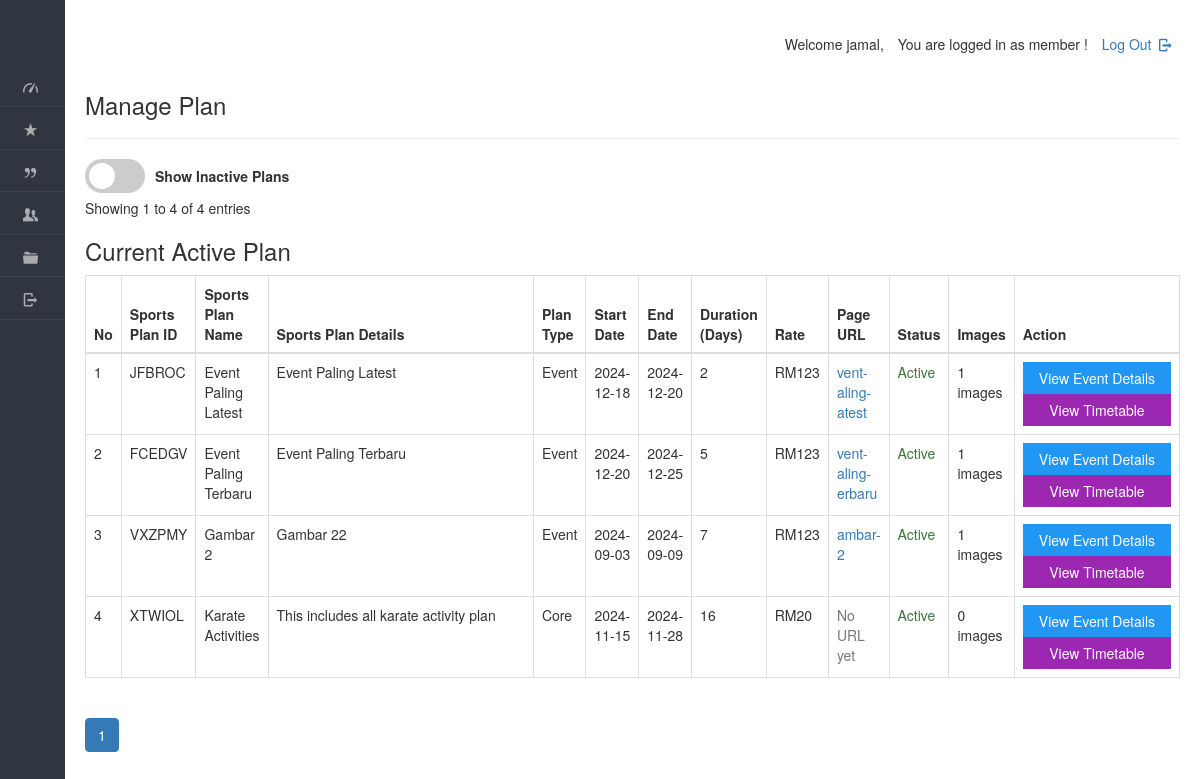
The app's page /dashboard/coach/view_plan.php (signed in), older data.
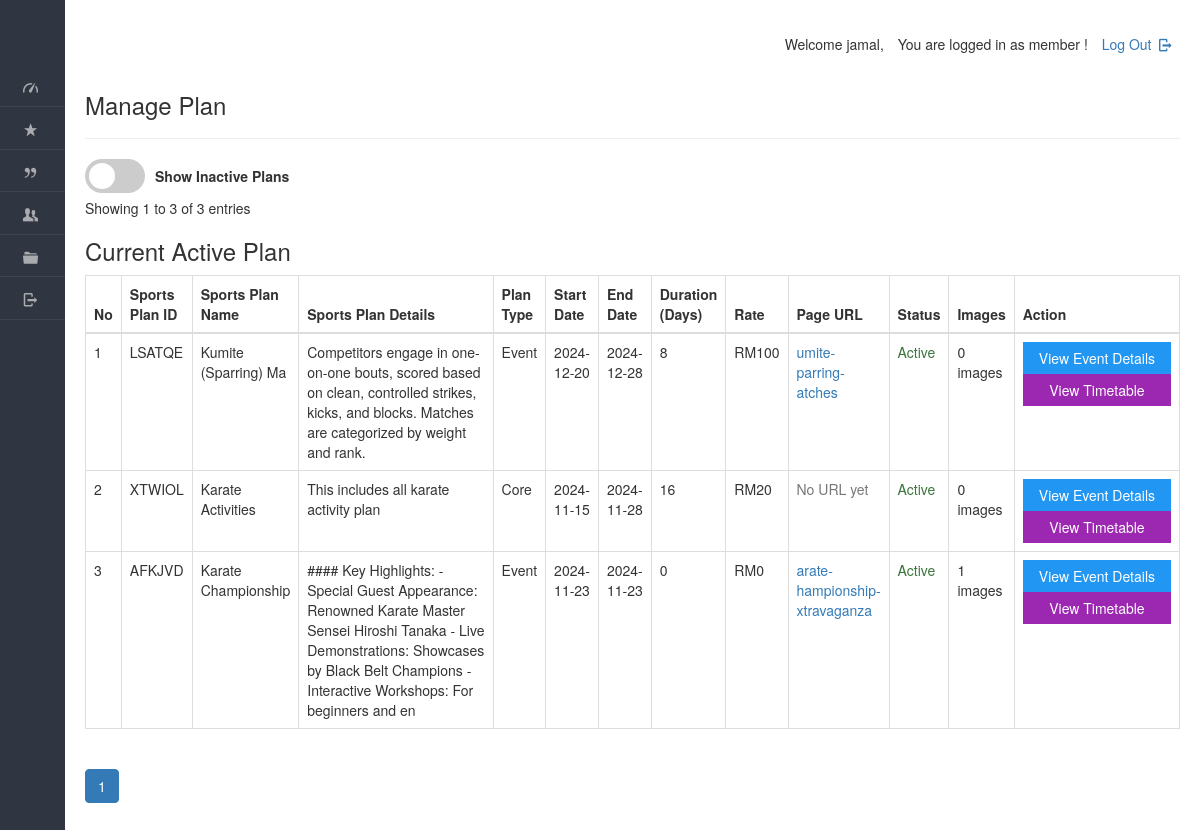
The same page, newer data.
### tables this page shows
CREATE TABLE IF NOT EXISTS `plan` (
  `planid` varchar(8) NOT NULL,
  `tid` varchar(45) DEFAULT NULL,
  `planName` varchar(20) NOT NULL,
  `description` varchar(200) NOT NULL,
  `planType` varchar(50) NOT NULL,
  `startDate` varchar(50) NOT NULL,
  `endDate` varchar(50) NOT NULL,
  `duration` int NOT NULL,
  `validity` varchar(20) NOT NULL DEFAULT 'Lifetime',
  `amount` int DEFAULT '0',
  `active` varchar(255) NOT NULL,
  PRIMARY KEY (`planid`),
  KEY `idx_plan_name` (`planName`),
  KEY `idx_plan_type` (`planType`),
  KEY `idx_description` (`description`),
  KEY `idx_active` (`active`)
);

### dashboard/coach/view_plan.php (the view, shortened to what this page needs)
<!DOCTYPE html>
<html lang="en">
<head>
    <link rel="stylesheet" href="../../css/style.css"  id="style-resource-5">
    <link rel="stylesheet" href="../../css/dashMain.css">
    <link rel="stylesheet" type="text/css" href="../../css/entypo.css">
	<link href="a1style.css" rel="stylesheet" type="text/css">
	<link rel="stylesheet" href="https://maxcdn.bootstrapcdn.com/bootstrap/3.4.1/css/bootstrap.min.css">
	<link rel="stylesheet" href="../../css/dashboard/sidebar.css">
</head>
     <body class="page-body  page-fade" onload="collapseSidebar()">
    	<div class="page-container sidebar-collapsed" id="navbarcollapse">
		<div class="sidebar-menu">
			<header class="logo-env">
			</header>
    		<?php include('nav.php'); ?>
    	</div>
    		<div class="main-content">
				<div class="row">
					<div class="col-md-6 col-sm-8 clearfix">
					</div>
					<div class="col-md-6 col-sm-4 clearfix hidden-xs">
						<ul class="list-inline links-list pull-right">
							<li>
								<a href="logout.php">
									Log Out <i class="entypo-logout right"></i>
								</a>
							</li>
						</ul>
					</div>
				</div>
		<h3>Manage Plan</h3>
		<hr />
<?php
$records_per_page = 10;
$page = isset($_GET['page']) ? (int)$_GET['page'] : 1;
$offset = ($page - 1) * $records_per_page;
$search_term = isset($_GET['search']) ? mysqli_real_escape_string($con, $_GET['search']) : '';
$search_column = isset($_GET['search_column']) ? $_GET['search_column'] : 'planName';
$show_inactive = isset($_GET['show_inactive']) ? $_GET['show_inactive'] : 'no';
$count_query = "SELECT COUNT(DISTINCT p.planid) as total FROM plan p ";
$where_conditions = [];
if ($show_inactive !== 'yes') {
    $where_conditions[] = "p.active='yes'";
}
if (!empty($where_conditions)) {
    $where_clause = "WHERE " . implode(' AND ', $where_conditions);
    $count_query .= $where_clause;
}
$total_records_result = mysqli_query($con, $count_query);
$total_records = mysqli_fetch_assoc($total_records_result)['total'];
$total_pages = ceil($total_records / $records_per_page);
?>
<?php
$show_inactive = isset($_GET['show_inactive']) ? $_GET['show_inactive'] : 'no';
$query = "SELECT DISTINCT p.planid, p.planName, p.description, p.planType, p.startDate, p.endDate,
          p.duration, p.amount, p.active, pp.slug,
          (SELECT COUNT(*) FROM images i WHERE i.planid = p.planid) as image_count,
          (SELECT slug FROM plan_pages WHERE planid = p.planid LIMIT 1) as page_slug,
          st.tname, td.day_number, td.activities, st.tid
          FROM plan p
          LEFT JOIN plan_pages pp ON p.planid = pp.planid
          LEFT JOIN sports_timetable st ON p.planid = st.planid
          LEFT JOIN timetable_days td ON st.tid = td.tid ";
$where_conditions = [];
if ($show_inactive !== 'yes') {
    $where_conditions[] = "p.active='yes'";
}
if (!empty($where_conditions)) {
    $query .= "WHERE " . implode(" AND ", $where_conditions) . " ";
}
$query .= " GROUP BY p.planid ORDER BY p.active DESC, p.amount DESC";
$result = mysqli_query($con, $query);
$sno = 1;
?>
<div class="mb-3">
    <form method="GET" class="form-inline" id="filterForm" style="display: flex; align-items: center; gap: 10px;">
<form id="filterForm" action="your_page.php" method="get">
    <label class="switch">
        <span class="slider round"></span>
    </label>
        <label>Show Inactive Plans</label>
    </form>
</div>
<div class="mb-3">
    Showing <?php echo $offset + 1; ?> to <?php echo min($offset + $records_per_page, $total_records); ?>
    of <?php echo $total_records; ?> entries
</div>
    <h3 style="margin-right: 20px;">Current Active Plan</h3>
<table class="table table-bordered datatable" id="table-1" border="1">
    <thead>
        <tr>
            <th onclick="sortTable(0)">No</th>
            <th onclick="sortTable(1)">Sports Plan ID</th>
            <th onclick="sortTable(2)">Sports Plan Name</th>
            <th onclick="sortTable(3)">Sports Plan Details</th>
            <th onclick="sortTable(4)">Plan Type</th>
            <th onclick="sortTable(5)">Start Date</th>
            <th onclick="sortTable(6)">End Date</th>
            <th onclick="sortTable(7)">Duration (Days)</th>
            <th onclick="sortTable(8)">Rate</th>
            <th onclick="sortTable(9)">Page URL</th>
            <th onclick="sortTable(10)">Status</th>
            <th onclick="sortTable(11)">Images</th>
            <th>Action</th>
        </tr>
    </thead>
    <tbody>
        <?php
        if (mysqli_affected_rows($con) != 0) {
            while ($row = mysqli_fetch_array($result, MYSQLI_ASSOC)) {
                $tid = $row['tid'];
                $status_class = $row['active'] === 'yes' ? 'text-success' : 'text-danger';
                $status_text = $row['active'] === 'yes' ? 'Active' : 'Inactive';
                echo "<tr>";
                echo "<td>" . $sno . "</td>";
                echo "<td>" . $row['planid'] . "</td>";
                echo "<td>" . $row['planName'] . "</td>";
                echo "<td width='380'>" . $row['description'] . "</td>";
                echo "<td>" . $row['planType'] . "</td>";
                echo "<td>" . date('Y-m-d', strtotime($row['startDate'])) . "</td>";
                echo "<td>" . date('Y-m-d', strtotime($row['endDate'])) . "</td>";
                echo "<td>" . $row['duration'] . "</td>";
                echo "<td>RM" . $row['amount'] . "</td>";
                if ($row['page_slug']) {
                    $url_status = $row['active'] === 'yes' ? '' : ' (Inactive)';
                    echo "<td><a href='../../plans/" . $row['page_slug'] . "' target='_blank'>" .
                         $row['page_slug'] . $url_status . "</a></td>";
                } else {
                    echo "<td><span class='text-muted'>No URL yet</span></td>";
                }
                echo "<td class='" . $status_class . "'>" . $status_text . "</td>";
                echo "<td>" . $row['image_count'] . " images</td>";
                echo "<td>";
                if (!empty($tid)) {
                    echo "<a href='../../dashboard/admin/timetable_detail.php?id=" . $tid . "&planid=" . $row['planid'] . "'>
                            <input type='button' class='a1-btn a1-blue' style='width:100%' value='View Event Details'>
                          </a>";
    echo "<a href='../../dashboard/admin/timetable_detail.php?id=" . $tid . "&planid=" . $row['planid'] . "&scroll=1#timetable-details'>
            <input type='button' class='a1-btn a1-purple' style='width:100%' value='View Timetable'>
          </a>";
                } else {
                    echo "<span class='text-muted'>No Timetable</span>";
                }
                echo "</td>";
                echo "</tr>";
                $sno++;
            }
        } else {
            echo "<tr><td colspan='14' class='text-center'>No records found</td></tr>";
        }
        ?>
    </tbody>
</table>
<nav aria-label="Page navigation">
    <ul class="pagination justify-content-center">
        <?php
        $start_page = max(1, $page - 2);
        $end_page = min($total_pages, $page + 2);
        for ($i = $start_page; $i <= $end_page; $i++): ?>
            <li class="page-item <?php echo $i === $page ? 'active' : ''; ?>">
                <a class="page-link" href="?page=<?php echo $i; ?>&search=<?php echo urlencode($search_term); ?>&search_column=<?php echo urlencode($search_column); ?>&show_inactive=<?php echo urlencode($show_inactive); ?>"><?php echo $i; ?></a>
            </li>
        <?php endfor; ?>
    </ul>
</nav>
    	</div>
    </body>
</html>

### dashboard/coach/nav.php
<ul id="main-menu">
        <li id="dash"><a href="index.php"><i class="entypo-gauge"></i><span>Dashboard</span></a></li>
        <li id="paymnt"><a href="payments.php"><i class="entypo-star"></i><span>Payments</span></a></li>
				<li><a href="view_plan.php"><i class="entypo-quote"></i><span>Event Planning</span></a></li>
	<li><a href="view_mem.php"><i class="entypo-users"></i><span>Your Student</span></a></li>
        <li id="adminprofile"><a href="more-userprofile.php"><i class="entypo-folder"></i><span>Profile</span></a></li>
        <li><a href="logout.php"><i class="entypo-logout"></i><span>Logout</span></a></li>
    </ul>

### css/style.css (style rules this page uses)
html { font-size: 62.5%; font-family: sans-serif; }
div { display: block; }
body { font-family: "Noto Sans", sans-serif, "Helvetica Neue", Helvetica, Arial, sans-serif; font-size: 12px; line-height: 1.428571429; display: block; margin: 0; }
*, *:before, *:after { box-sizing: border-box; }
a { text-decoration: none; background: transparent; }
input, button, select, textarea { font-family: inherit; font-size: inherit; line-height: inherit; }
button, input { line-height: normal; }
button, input, select, textarea { font-family: inherit; font-size: 100%; margin: 0; }
input { background-color: white; cursor: text; padding: 1px; border-width: 2px; border-style: inset; border-color: initial; border-image: initial; }
input, textarea, select, button { text-rendering: auto; color: initial; letter-spacing: normal; word-spacing: normal; text-transform: none; text-indent: 0px; text-shadow: none; display: inline-block; text-align: start; margin: 0em; font: 400 13.3333px Arial; }
button, html input[type="button"], input[type="reset"], input[type="submit"] { cursor: pointer; }
a { color: #373e4a; text-decoration: none; }
a { background: transparent; }
a { color: #373e4a; }
.page-container { position: relative; padding-left: 280px; }
.page-container .sidebar-menu { position: absolute; width: 280px; top: 0; left: 0; bottom: 0; background: #303641; color: #aaabae; z-index: 1; min-height: 796px; box-sizing: border-box; }
.page-container .sidebar-menu .logo-env { width: 100%; padding: 35px; padding-bottom: 10px; box-sizing: border-box; }
.page-container.sidebar-collapsed { padding-left: 65px; }
.page-container.sidebar-collapsed .sidebar-menu { z-index: 4; width: 65px; }
.page-container.sidebar-collapsed .sidebar-menu .logo-env { display: block; padding: 20px; }
.page-container .sidebar-menu .logo-env:before, .page-container .sidebar-menu .logo-env:after { content: " "; display: table; }
.page-container .sidebar-menu .logo-env:after { clear: both; }
.page-container .sidebar-menu #main-menu { list-style: none; margin: 0; padding: 0; margin-bottom: 20px; }
ul, ol { margin-top: 0; margin-bottom: 8.5px; }
ul, menu, dir { display: block; list-style-type: disc; }
.page-container .sidebar-menu #main-menu li { position: relative; margin: 0; font-size: 12px; border-bottom: 1px solid rgba(69, 74, 84, 0.7); }
li { display: list-item; }
.page-container .sidebar-menu #main-menu li a { position: relative; display: block; padding: 10px 20px; color: #aaabae; z-index: 2; transition: color 250ms ease-in-out, background-color 250ms ease-in-out; }
.page-container .sidebar-menu #main-menu li a i { top: 1px; }
.page-container .sidebar-menu #main-menu li i { position: relative; font-size: 15px; margin-right: 5px; }
i, cite, em, var, address, dfn { font-style: italic; }

### css/entypo.css (style rules this page uses)
[class^="entypo-"]:before, [class*=" entypo-"]:before { font-family: "entypo"; font-style: normal; font-weight: normal; speak: none; display: inline-block; text-decoration: inherit; width: 1em; margin-right: .2em; text-align: center; font-variant: normal; text-transform: none; line-height: 1em; margin-left: .2em; }
.entypo-star:before { content: '\e808'; }
.entypo-users:before { content: '\e80b'; }
.entypo-quote:before { content: '\e833'; }
.entypo-folder:before { content: '\e850'; }
.entypo-logout:before { content: '\e85d'; }
.entypo-gauge:before { content: '\e8de'; }

### css/dashboard/sidebar.css (style rules this page uses)
.page-container { display: flex; min-height: 100vh; }
.sidebar-menu { width: 250px; background-color: #2b303a; color: #ffffff; }
.main-content { flex-grow: 1; padding: 20px; }

### dashboard/coach/view_plan.php (style rules this page uses)
th { cursor: pointer; }
.switch { position: relative; display: inline-block; width: 60px; height: 34px; }
.slider { position: absolute; cursor: pointer; top: 0; left: 0; right: 0; bottom: 0; background-color: #ccc; -webkit-transition: .4s; transition: .4s; }
.slider:before { position: absolute; content: ""; height: 26px; width: 26px; left: 4px; bottom: 4px; background-color: white; -webkit-transition: .4s; transition: .4s; }
.slider.round { border-radius: 34px; }
.slider.round:before { border-radius: 50%; }

Row changes from the older to the newer data that the page shows:
removed plan: planid "JFBROC", planName "Event Paling Latest", description "Event Paling Latest", planType "Event", startDate "2024-12-18", endDate "2024-12-20", duration "2", amount "123", page_slug "vent-aling-atest", active "Active", image_count "1"
removed plan: planid "FCEDGV", planName "Event Paling Terbaru", description "Event Paling Terbaru", planType "Event", startDate "2024-12-20", endDate "2024-12-25", duration "5", amount "123", page_slug "vent-aling-erbaru", active "Active", image_count "1"
removed plan: planid "VXZPMY", planName "Gambar 2", description "Gambar 22", planType "Event", startDate "2024-09-03", endDate "2024-09-09", duration "7", amount "123", page_slug "ambar-2", active "Active", image_count "1"
added plan: planid "LSATQE", planName "Kumite (Sparring) Ma", description "Competitors engage in one-on-one bouts, scored based on clean, controlled strikes, kicks, and blocks. Matches are categorized by weight and rank.", planType "Event", startDate "2024-12-20", endDate "2024-12-28", duration "8", amount "100", page_slug "umite-parring-atches", active "Active", image_count "0"
added plan: planid "AFKJVD", planName "Karate Championship", description "#### Key Highlights: - Special Guest Appearance: Renowned Karate Master Sensei Hiroshi Tanaka - Live Demonstrations: Showcases by Black Belt Champions - Interactive Workshops: For beginners and en", planType "Event", startDate "2024-11-23", endDate "2024-11-23", duration "0", amount "0", page_slug "arate-hampionship-xtravaganza", active "Active", image_count "1"
Text that changed along with them:
min($offset + $records_per_page, $total_records): "4" → "3"
$total_records: "4" → "3"
